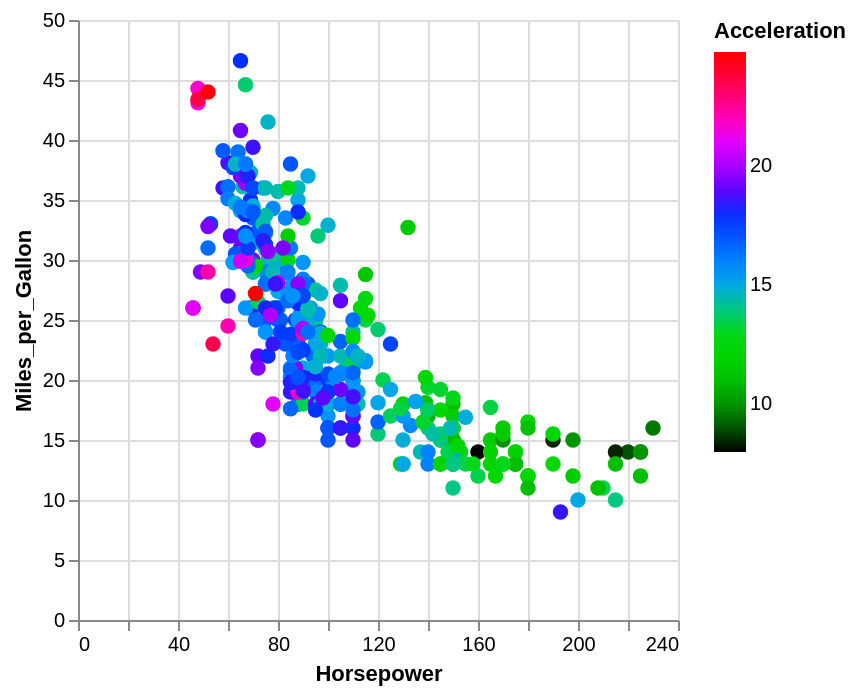

Express this chart as Vega-Lite.
### Vega-Lite specification from a JSON file in a GitHub repository (floating-point values rounded to 4 significant figures; data arrays with more than 128 entries replaced by an {"elided": "..."} marker saying what was removed)
{"$schema": "https://vega.github.io/schema/vega-lite/v5.json", "data": {"values": {"elided": "406 records"}}, "description": "cube-helix-long interpolation, gamma of -0.1", "encoding": {"color": {"field": "Acceleration", "scale": {"interpolate": {"gamma": -0.1, "type": "cubehelix-long"}, "range": ["yellow", "red"], "type": "linear"}, "type": "quantitative"}, "opacity": {"value": 1}, "size": {"value": 60}, "x": {"field": "Horsepower", "type": "quantitative"}, "y": {"field": "Miles_per_Gallon", "type": "quantitative"}}, "mark": "circle", "transform": [{"as": "accelerationZScore", "calculate": "(datum.Acceleration - 15.52)/2.80"}]}
